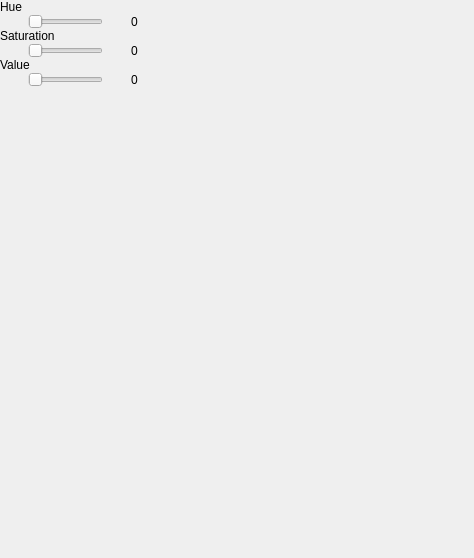
<?xml version="1.0" encoding="UTF-8"?>
<ui version="4.0">
 <class>FixedColorDialog</class>
 <widget class="QDialog" name="FixedColorDialog">
  <property name="geometry">
   <rect>
    <x>0</x>
    <y>0</y>
    <width>474</width>
    <height>558</height>
   </rect>
  </property>
  <property name="windowTitle">
   <string>Dialog</string>
  </property>
  <widget class="QScrollArea" name="scrollArea">
   <property name="geometry">
    <rect>
     <x>0</x>
     <y>0</y>
     <width>200</width>
     <height>500</height>
    </rect>
   </property>
   <property name="maximumSize">
    <size>
     <width>200</width>
     <height>16777215</height>
    </size>
   </property>
   <property name="frameShape">
    <enum>QFrame::NoFrame</enum>
   </property>
   <property name="frameShadow">
    <enum>QFrame::Plain</enum>
   </property>
   <property name="widgetResizable">
    <bool>true</bool>
   </property>
   <widget class="QWidget" name="scrollAreaWidgetContents">
    <property name="geometry">
     <rect>
      <x>0</x>
      <y>0</y>
      <width>200</width>
      <height>500</height>
     </rect>
    </property>
    <property name="sizePolicy">
     <sizepolicy hsizetype="Expanding" vsizetype="Expanding">
      <horstretch>0</horstretch>
      <verstretch>0</verstretch>
     </sizepolicy>
    </property>
    <widget class="QWidget" name="verticalLayoutWidget">
     <property name="geometry">
      <rect>
       <x>0</x>
       <y>0</y>
       <width>211</width>
       <height>328</height>
      </rect>
     </property>
     <layout class="QVBoxLayout" name="verticalLayout">
      <property name="spacing">
       <number>0</number>
      </property>
      <item>
       <layout class="QGridLayout" name="gridLayout_2">
        <property name="rightMargin">
         <number>10</number>
        </property>
        <property name="spacing">
         <number>0</number>
        </property>
        <item row="0" column="0">
         <widget class="QLabel" name="label">
          <property name="text">
           <string>Hue</string>
          </property>
         </widget>
        </item>
        <item row="2" column="0">
         <widget class="QLabel" name="label_2">
          <property name="text">
           <string>Saturation</string>
          </property>
         </widget>
        </item>
        <item row="1" column="0">
         <layout class="QHBoxLayout" name="horizontalLayout">
          <property name="spacing">
           <number>0</number>
          </property>
          <item>
           <widget class="QSlider" name="_hueSlider">
            <property name="sizePolicy">
             <sizepolicy hsizetype="Minimum" vsizetype="Fixed">
              <horstretch>0</horstretch>
              <verstretch>0</verstretch>
             </sizepolicy>
            </property>
            <property name="maximumSize">
             <size>
              <width>75</width>
              <height>16777215</height>
             </size>
            </property>
            <property name="maximum">
             <number>360</number>
            </property>
            <property name="orientation">
             <enum>Qt::Horizontal</enum>
            </property>
           </widget>
          </item>
          <item>
           <widget class="QLabel" name="_hueValue">
            <property name="sizePolicy">
             <sizepolicy hsizetype="Minimum" vsizetype="Minimum">
              <horstretch>0</horstretch>
              <verstretch>0</verstretch>
             </sizepolicy>
            </property>
            <property name="maximumSize">
             <size>
              <width>40</width>
              <height>16777215</height>
             </size>
            </property>
            <property name="text">
             <string>0</string>
            </property>
           </widget>
          </item>
         </layout>
        </item>
        <item row="3" column="0">
         <layout class="QHBoxLayout" name="horizontalLayout_2">
          <property name="spacing">
           <number>0</number>
          </property>
          <item>
           <widget class="QSlider" name="_saturationSlider">
            <property name="sizePolicy">
             <sizepolicy hsizetype="Minimum" vsizetype="Fixed">
              <horstretch>0</horstretch>
              <verstretch>0</verstretch>
             </sizepolicy>
            </property>
            <property name="maximumSize">
             <size>
              <width>75</width>
              <height>16777215</height>
             </size>
            </property>
            <property name="maximum">
             <number>255</number>
            </property>
            <property name="orientation">
             <enum>Qt::Horizontal</enum>
            </property>
           </widget>
          </item>
          <item>
           <widget class="QLabel" name="_saturationValue">
            <property name="sizePolicy">
             <sizepolicy hsizetype="Minimum" vsizetype="Minimum">
              <horstretch>0</horstretch>
              <verstretch>0</verstretch>
             </sizepolicy>
            </property>
            <property name="maximumSize">
             <size>
              <width>40</width>
              <height>16777215</height>
             </size>
            </property>
            <property name="text">
             <string>0</string>
            </property>
           </widget>
          </item>
         </layout>
        </item>
        <item row="4" column="0">
         <widget class="QLabel" name="label_3">
          <property name="text">
           <string>Value</string>
          </property>
         </widget>
        </item>
        <item row="6" column="0">
         <widget class="QFrame" name="_colorFrame">
          <property name="sizePolicy">
           <sizepolicy hsizetype="Expanding" vsizetype="Expanding">
            <horstretch>0</horstretch>
            <verstretch>0</verstretch>
           </sizepolicy>
          </property>
          <property name="minimumSize">
           <size>
            <width>25</width>
            <height>100</height>
           </size>
          </property>
          <property name="maximumSize">
           <size>
            <width>200</width>
            <height>16777215</height>
           </size>
          </property>
          <property name="autoFillBackground">
           <bool>true</bool>
          </property>
          <property name="frameShape">
           <enum>QFrame::NoFrame</enum>
          </property>
          <property name="frameShadow">
           <enum>QFrame::Plain</enum>
          </property>
         </widget>
        </item>
        <item row="5" column="0">
         <layout class="QHBoxLayout" name="horizontalLayout_3">
          <property name="spacing">
           <number>0</number>
          </property>
          <property name="bottomMargin">
           <number>7</number>
          </property>
          <item>
           <widget class="QSlider" name="_valueSlider">
            <property name="sizePolicy">
             <sizepolicy hsizetype="Minimum" vsizetype="Fixed">
              <horstretch>0</horstretch>
              <verstretch>0</verstretch>
             </sizepolicy>
            </property>
            <property name="maximumSize">
             <size>
              <width>75</width>
              <height>16777215</height>
             </size>
            </property>
            <property name="maximum">
             <number>255</number>
            </property>
            <property name="orientation">
             <enum>Qt::Horizontal</enum>
            </property>
           </widget>
          </item>
          <item>
           <widget class="QLabel" name="_valueValue">
            <property name="sizePolicy">
             <sizepolicy hsizetype="Minimum" vsizetype="Minimum">
              <horstretch>0</horstretch>
              <verstretch>0</verstretch>
             </sizepolicy>
            </property>
            <property name="maximumSize">
             <size>
              <width>40</width>
              <height>16777215</height>
             </size>
            </property>
            <property name="text">
             <string>0</string>
            </property>
           </widget>
          </item>
         </layout>
        </item>
       </layout>
      </item>
     </layout>
    </widget>
   </widget>
  </widget>
 </widget>
 <resources/>
 <connections>
  <connection>
   <sender>_saturationSlider</sender>
   <signal>valueChanged(int)</signal>
   <receiver>_saturationValue</receiver>
   <slot>setNum(int)</slot>
   <hints>
    <hint type="sourcelabel">
     <x>365</x>
     <y>84</y>
    </hint>
    <hint type="destinationlabel">
     <x>385</x>
     <y>79</y>
    </hint>
   </hints>
  </connection>
  <connection>
   <sender>_valueSlider</sender>
   <signal>valueChanged(int)</signal>
   <receiver>_valueValue</receiver>
   <slot>setNum(int)</slot>
   <hints>
    <hint type="sourcelabel">
     <x>358</x>
     <y>136</y>
    </hint>
    <hint type="destinationlabel">
     <x>380</x>
     <y>127</y>
    </hint>
   </hints>
  </connection>
  <connection>
   <sender>_hueSlider</sender>
   <signal>valueChanged(int)</signal>
   <receiver>_hueValue</receiver>
   <slot>setNum(int)</slot>
   <hints>
    <hint type="sourcelabel">
     <x>338</x>
     <y>40</y>
    </hint>
    <hint type="destinationlabel">
     <x>410</x>
     <y>35</y>
    </hint>
   </hints>
  </connection>
 </connections>
</ui>
